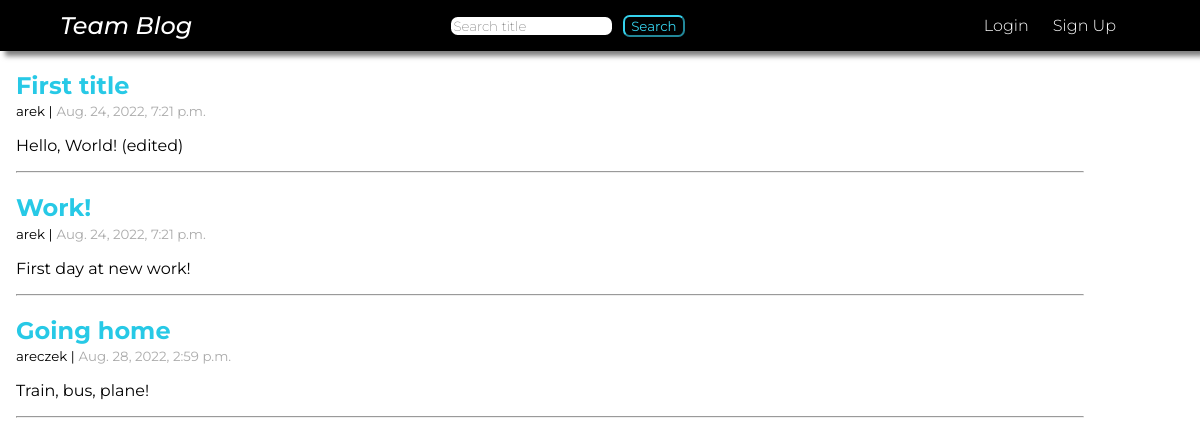
Before: / with the older database file.
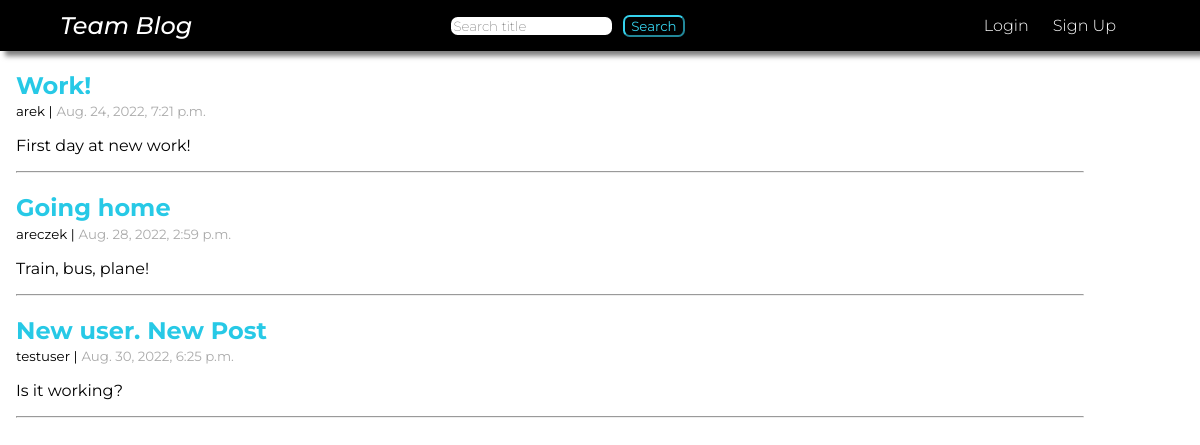
After: the same page with the newer database file.
### pages/models.py (models this page shows, shortened)
class Page(models.Model):
    title = models.CharField(max_length=155)
    author = models.ForeignKey("auth.User", on_delete=models.CASCADE)
    body = models.TextField(max_length=255, blank=True)
    created = models.DateTimeField(auto_now_add=True)

### pages/views.py (the view)
# urls.py: path("", PageListView.as_view(), name="home"),
class PageListView(ListView):
    model = Page
    template_name = "home.html"

### templates/home.html
{% extends 'base.html' %}
{% load static %}
{% block content %}
{% for page in page_list %}
    <div class="page-list">
        <h2><a href="{% url 'pages_detail' page.pk %}">{{ page.title }}</a></h2>
        <small>{{ page.author }} |</small>
        <small class="time">{{ page.created }}</small>
        <p>{{ page.body }}</p>
        <hr class="post-separator">
    </div>
{% endfor %}
{% endblock content %}

Changed rows visible on the page:
removed Page: title "First title", author "arek", created "Aug. 24, 2022, 7:21 p.m.", body "Hello, World! (edited)"
added Page: title "New user. New Post", author "testuser", created "Aug. 30, 2022, 6:25 p.m.", body "Is it working?"
